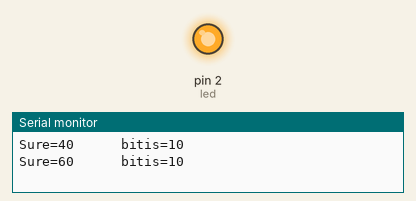
This sketch was run on a simulated Arduino Uno, built with avr-gcc and run on an emulated ATmega328P. Parts: output pins drawn as LEDs (lit = HIGH), the last lines printed to the serial monitor.

Above: at 1.23 s.
At 2.84 s:
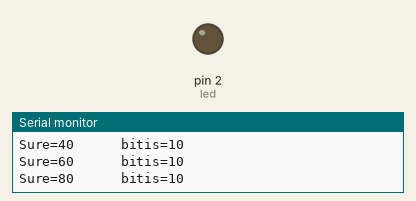
Timing chart, 0 to 3.1 s (numbered marks = the images above):
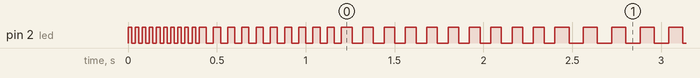

The sketch:

10kereyananfalan.ino
```cpp
#define led 2//10 kere yanıyo sonra reset yapıp bidaha 10 kere yanıyo yanıp sönüyo
int sure=20;
byte bitis=10;
void setup()
{
    pinMode(led,OUTPUT);
    Serial.begin(9600);
}

void loop()
{
    if(sure>160)
    {
      bitis=5;
    }
    for(int i=0;i<bitis;i++)
    {
      digitalWrite(led,HIGH);
      delay(sure);
      digitalWrite(led,LOW);
      delay(sure);
    }

    sure+=20;

    if(sure>400)//geçince reset yapacak
    {
      sure+=20;
      bitis=10;
    }
    Serial.print("Sure=");
    Serial.print(sure);
    Serial.print("      bitis=");
    Serial.println(bitis);
}
```

Measured:
- by itself, pin 2 (led): repeats every 0.04 s: LOW 0.02 s, HIGH 0.02 s, until it stays LOW from 129.3 s
